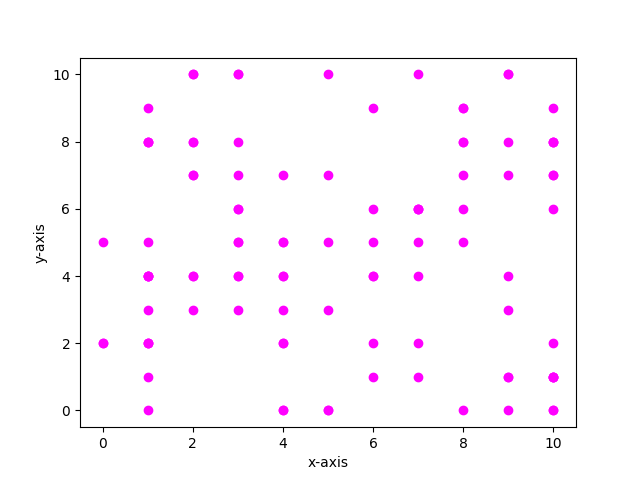

Generate this figure with Python:
import random 
import matplotlib.pyplot as plt

x,y=[],[]
for i in range(100):
    x.append(random.randint(0, 10))
    y.append(random.randint(0, 10))


plt.scatter(x,y,c='magenta')
plt.xlabel('x-axis')
plt.ylabel('y-axis')

plt.savefig('scatter_plot.png')